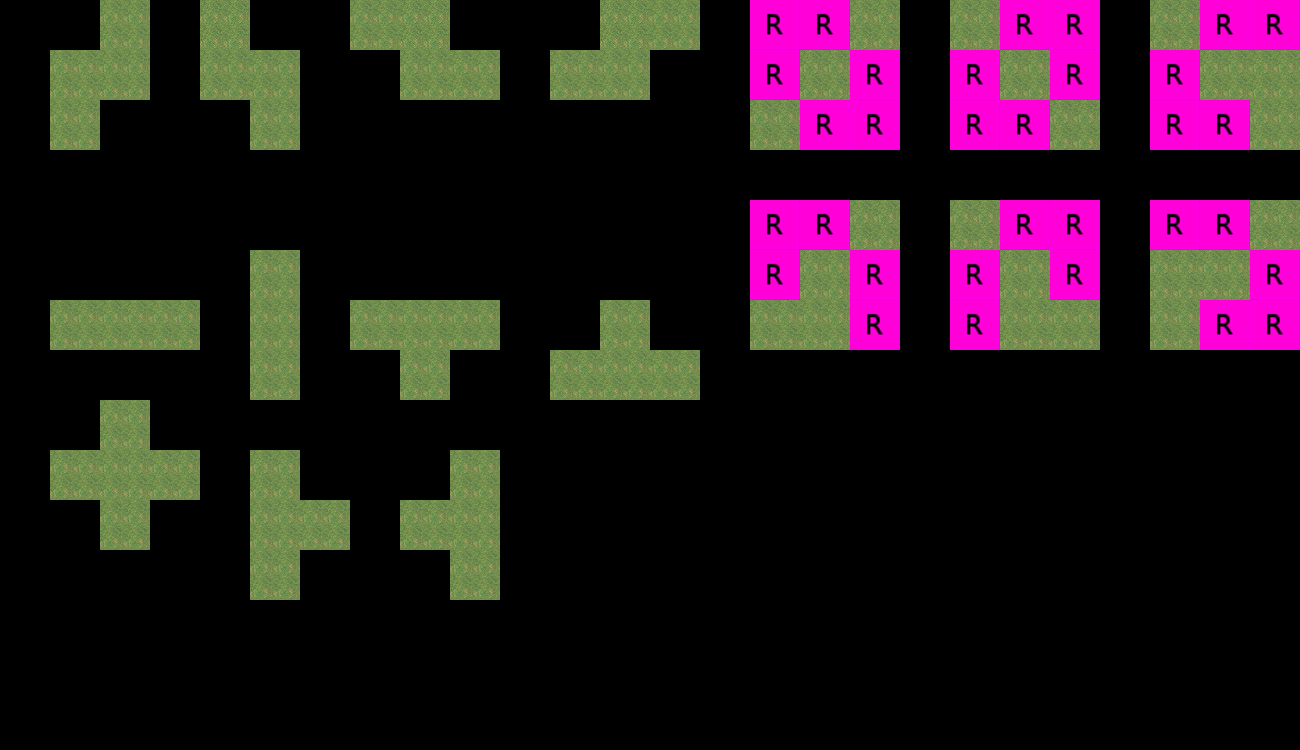

Tiled map render using the project's own tile images. Description and the map definition, with tile-layer contents summarised, below:
An orthogonal 26x15 tile map with 50x50 px tiles, 3 tile layers (Regions, Input_Ground, Output_Ground), 1 hidden layer not drawn, 2 tilesets.

<map version="1.0" orientation="orthogonal" width="26" height="15" tilewidth="50" tileheight="50">
 <tileset firstgid="1" name="set_rules" tilewidth="50" tileheight="50">
  <image source="../set_rules.png" width="150" height="150" />
 </tileset>
 <tileset firstgid="10" name="evolution1" tilewidth="50" tileheight="50">
  <image source="../../evolution1.png" width="300" height="500" />
 </tileset>
 <layer name="Regions" width="26" height="15">
  <data>[390 cells, 97 non-empty, 1 distinct tile ids]</data>
 </layer>
 <layer name="Input_Ground" width="26" height="15">
  <data>[390 cells, 44 non-empty, 1 distinct tile ids]</data>
 </layer>
 <layer name="Output_Ground" width="26" height="15">
  <data>[390 cells, 21 non-empty, 1 distinct tile ids]</data>
 </layer>
 <layer name="Output_debug" width="26" height="15" visible="0">
  <data>[390 cells, 4 non-empty, 1 distinct tile ids]</data>
 </layer>
</map>
